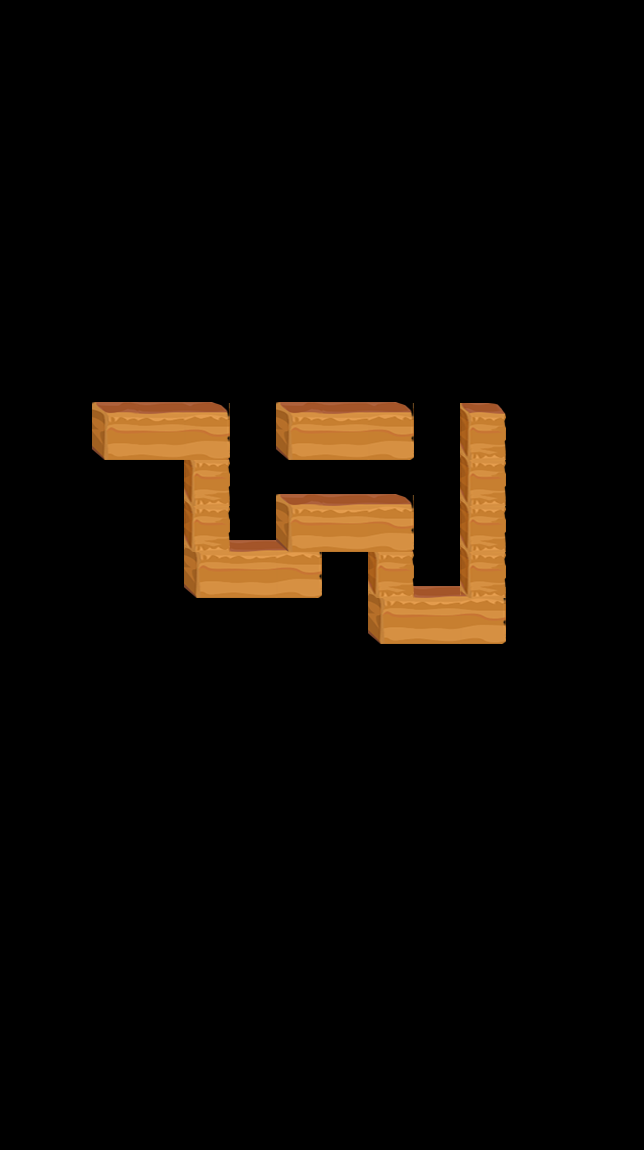

The image is a tile-based game level rendered from a .tmx file. Its description and source (layers, tilesets, objects; grid data summarised) follow:
An orthogonal 14x25 tile map with 46x46 px tiles, 5 tile layers (layer1, layer2, layer3, layer4, ...) and 27 objects (startPos1, startPos2, startPos3, apple, exit, ...).

<map version="1.0" orientation="orthogonal" renderorder="right-down" width="14" height="25" tilewidth="46" tileheight="46">
 <tileset firstgid="1" name="road" tilewidth="46" tileheight="58">
  <image source="road.png" width="184" height="58" />
 </tileset>
 <layer name="layer1" width="14" height="25">
  <data>[350 cells, 3 non-empty, 3 distinct tile ids]</data>
 </layer>
 <layer name="layer2" width="14" height="25">
  <data>[350 cells, 5 non-empty, 4 distinct tile ids]</data>
 </layer>
 <layer name="layer3" width="14" height="25">
  <data>[350 cells, 5 non-empty, 4 distinct tile ids]</data>
 </layer>
 <layer name="layer4" width="14" height="25">
  <data>[350 cells, 2 non-empty, 1 distinct tile ids]</data>
 </layer>
 <layer name="layer5" width="14" height="25">
  <data>[350 cells, 7 non-empty, 4 distinct tile ids]</data>
 </layer>
 <objectgroup name="objLayer">
  <object name="startPos1" x="208" y="391" />
  <object name="startPos2" x="160.333" y="391.333" />
  <object name="startPos3" x="114.333" y="392.333" />
  <object name="apple" x="344.333" y="481.333" />
  <object name="exit" x="574.667" y="299.667" />
 </objectgroup>
 <objectgroup name="tipsLayer">
  <object name="1" x="250" y="391">
   <properties>
    <property name="dir" value="right" />
   </properties>
   <ellipse />
  </object>
  <object name="2" x="300" y="388">
   <properties>
    <property name="dir" value="right" />
   </properties>
   <ellipse />
  </object>
  <object name="3" x="347" y="397">
   <properties>
    <property name="dir" value="right" />
   </properties>
   <ellipse />
  </object>
  <object name="4" x="393" y="395">
   <properties>
    <property name="dir" value="right" />
   </properties>
   <ellipse />
  </object>
  <object name="5" x="437" y="395">
   <properties>
    <property name="dir" value="right" />
   </properties>
   <ellipse />
  </object>
  <object name="6" x="439" y="350">
   <properties>
    <property name="dir" value="up" />
   </properties>
   <ellipse />
  </object>
  <object name="7" x="439" y="301">
   <properties>
    <property name="dir" value="up" />
   </properties>
   <ellipse />
  </object>
  <object name="8" x="392" y="484">
   <properties>
    <property name="dir" value="left" />
   </properties>
   <ellipse />
  </object>
  <object name="9" x="346" y="484">
   <properties>
    <property name="dir" value="left" />
   </properties>
   <ellipse />
  </object>
  <object name="10" x="305" y="480">
   <properties>
    <property name="dir" value="left" />
   </properties>
   <ellipse />
  </object>
  <object name="11" x="250" y="484">
   <properties>
    <property name="dir" value="left" />
   </properties>
   <ellipse />
  </object>
  <object name="12" x="250" y="436">
   <properties>
    <property name="dir" value="up" />
   </properties>
   <ellipse />
  </object>
  <object name="13" x="257" y="388">
   <properties>
    <property name="dir" value="up" />
   </properties>
   <ellipse />
  </object>
  <object name="14" x="300" y="395">
   <properties>
    <property name="dir" value="right" />
   </properties>
   <ellipse />
  </object>
  <object name="15" x="338" y="382">
   <properties>
    <property name="dir" value="right" />
   </properties>
   <ellipse />
  </object>
  <object name="16" x="383" y="382">
   <properties>
    <property name="dir" value="right" />
   </properties>
   <ellipse />
  </object>
  <object name="17" x="431" y="383">
   <properties>
    <property name="dir" value="right" />
   </properties>
   <ellipse />
  </object>
  <object name="18" x="479" y="383">
   <properties>
    <property name="dir" value="right" />
   </properties>
   <ellipse />
  </object>
  <object name="19" x="480" y="347">
   <properties>
    <property name="dir" value="up" />
   </properties>
   <ellipse />
  </object>
  <object name="20" x="484" y="297">
   <properties>
    <property name="dir" value="up" />
   </properties>
   <ellipse />
  </object>
  <object name="21" x="527" y="298">
   <properties>
    <property name="dir" value="right" />
   </properties>
   <ellipse />
  </object>
  <object name="22" x="566" y="298">
   <properties>
    <property name="dir" value="right" />
   </properties>
   <ellipse />
  </object>
 </objectgroup>
</map>
